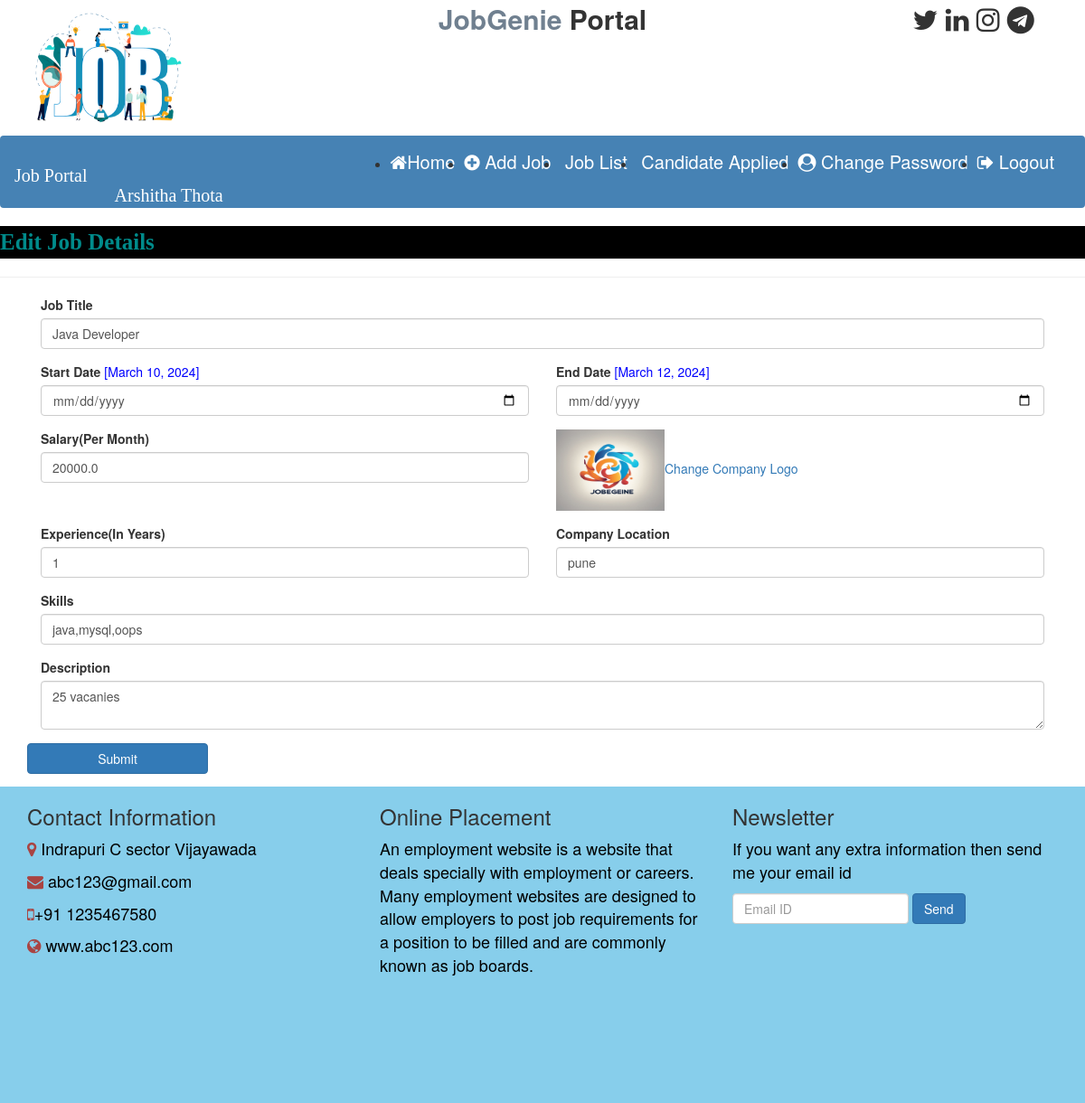
The page /edit_jobdetail/2 (signed in) on the database its author committed.
### job/models.py (models this page shows, shortened)
class Job(models.Model):
    recruiter = models.ForeignKey(Recruiter,on_delete=models.CASCADE)
    start_date = models.DateField()
    end_date = models.DateField()
    title = models.CharField(max_length=100)
    salary = models.FloatField(max_length=20)
    image = models.FileField()
    description = models.CharField(max_length=300)
    experience = models.CharField(max_length=50)
    location = models.CharField(max_length=100)
    skills = models.CharField(max_length=100)
    creationdate = models.DateField()

### job/views.py (the view, shortened to what this page needs)
# urls.py: path('edit_jobdetail/<int:pid>', views.edit_jobdetail, name="edit_jobdetail"),
def edit_jobdetail(request,pid):
    if not request.user.is_authenticated:
          return redirect('recruiter_login')
    error = " "
    job = Job.objects.get(id=pid)
    d = {'error': error,'job': job}
    return render(request,'edit_jobdetail.html',d)

### job/templates/edit_jobdetail.html (shortened to what this page needs)
{% load static %}
{% block body %}
{% include 'recruiter_navigation.html' %}
<marquee style="font-family: 'Monotype Corsiva'; font-size: 25px; color: darkcyan; font-weight: bold; background-color: black">
    Edit Job Details
</marquee>
<hr>
<form class="container mt-5" method="post" enctype="multipart/form-data">
    <div class="form-row">
        <div class="form-group col-md-12">
            <label>Job Title</label>
            <input type="text" class="form-control" name="jobtitle" value="{{job.title}}">
        </div>
    </div>
    <div class="form-row">
        <div class="form-group col-md-6">
            <label>Start Date</label> <span style="color:blue">[{{job.start_date}}]</span>
            <input type="date" class="form-control" name="startdate" required>
        </div>
        <div class="form-group col-md-6">
            <label>End Date</label> <span style="color:blue">[{{job.end_date}}]</span>
            <input type="date" class="form-control" name="enddate" required>
        </div>
    </div>
    <div class="form-row">
        <div class="form-group col-md-6">
            <label>Salary(Per Month)</label>
            <input type="text" class="form-control" name="salary" value="{{job.salary}}" required>
        </div>
        <div class="form-group col-md-6">
            <img src = "{{job.image.url}}" width="120" height="90"><a href="{% url 'change_companylogo' job.id %}">Change Company Logo</a>
   </div>
    </div>
    <div class="form-row">
        <div class="form-group col-md-6">
            <label>Experience(In Years)</label>
            <input type="text" class="form-control" name="experience" value="{{job.experience}}" required>
        </div>
    </div>
     <div class="form-row">
        <div class="form-group col-md-6">
            <label>Company Location</label>
            <input type="text" class="form-control" name="location" value="{{job.location}}" required>
        </div>
    </div>
    <div class="form-row">
        <div class="form-group col-md-12">
            <label>Skills</label>
            <input type="text" class="form-control" name="skills"  value="{{job.skills}}" required>
        </div>
        <div class="form-group col-md-12">
            <label>Description</label>
            <textarea class="form-control" name="description"  required>{{job.description}}</textarea>
        </div>
    </div>
    <input type="submit" value="Submit" class="btn btn-primary my-3" style="width: 200px">
</form>
{% include 'footer.html' %}
{% endblock %}

### job/templates/recruiter_navigation.html (shortened to what this page needs)
{% load static %}
<html lang="en">
<head>
  <link rel="stylesheet" href="https://maxcdn.bootstrapcdn.com/bootstrap/3.4.1/css/bootstrap.min.css">
    <link rel="stylesheet" href="https://cdnjs.cloudflare.com/ajax/libs/font-awesome/4.7.0/css/font-awesome.min.css">
</head>
<body>
<div class="container">
    <div class="row">
    <div class="col-sm-3">
        <img src="{% static 'images/logo.webp' %}" width="180px" height="150px">
    </div>
     <div class="col-sm-6 mt-5 text-center">
         <span style="font-weight: bold; font-size: 30px">
             <span style="color: SlateGray">JobGenie </span>
             <span style="color: fiord">Portal  </span>
         </span>
     </div>
     <div class="col-sm-3 mt-5" style="padding-left: 10%">
<span style="font-weight: bold; font-size: 30px">
   <span> <i class="fa fa-twitter pl-2">  </i> </span>
    <span> <i class="fa fa-linkedin pl-2">  </i> </span>
    <span> <i class="fa fa-instagram pl-2">  </i> </span>
    <span> <i class="fa fa-telegram pl-2">  </i> </span>
</span>
     </div>
</div>
</div>
<nav class="navbar navbar-expand-sm">
   <a class="navbar-brand text-white pl-5 font-weight-bold" style="font-family: 'Georgia'; font-size: 20px; color: white;">Job Portal</a>
   <ul class="navbar-nav">
       <li class="nav-item">
           <a class="nav-link" href="{% url 'recruiter1_home' %}"> <i class="fa fa-home  mr -2"></i>Home </a>
       </li>
       <li class="nav-item">
           <a class="nav-link" href="{% url 'add_job' %}"><i class="fa fa-plus-circle  mr -4"></i>  Add Job  </a>
       </li>
       <li class="nav-item">
           <a class="nav-link" href="{% url 'job_list' %}"> Job List </a>
       </li>
       <li class="nav-item">
           <a class="nav-link" href="#"> Candidate Applied </a>
       </li>
       <li class="nav-item">
           <a class="nav-link" href="{% url 'change_passwordrecruiter' %}"><i class="fa fa-user-circle  mr -2"></i> Change Password </a>
       </li>
       <li class="nav-item">
           <a class="nav-link" href="{% url 'Logout' %}"><i class="fa fa-sign-out  mr -2"></i> Logout</a>
       </li>
   </ul>
   <a class="navbar-brand text-white pl-5 font-weight-bold" style="font-family: 'Georgia'; font-size: 20px; color: white;">{{ request.user.first_name }} {{ request.user.last_name }}</a>
</nav>
</body>
</html>

### job/templates/recruiter_navigation.html (style rules this page uses)
.nav-link { color: white !important; margin-right: 10px; font-size: 20px; }
.navbar-nav { margin-left: 280px; }
.navbar { background-color: Steelblue; padding: 18px 0; height: 80px; }

### rows shown on the page
Job: jobtitle "Java Developer", start_date "March 10, 2024", end_date "March 12, 2024", salary "20000.0", image (picture), experience "1", location "pune", skills "java,mysql,oops", description "25 vacanies"

### other values the page prints
{{ request.user.first_name }} "Arshitha"
{{ request.user.last_name }} "Thota"
